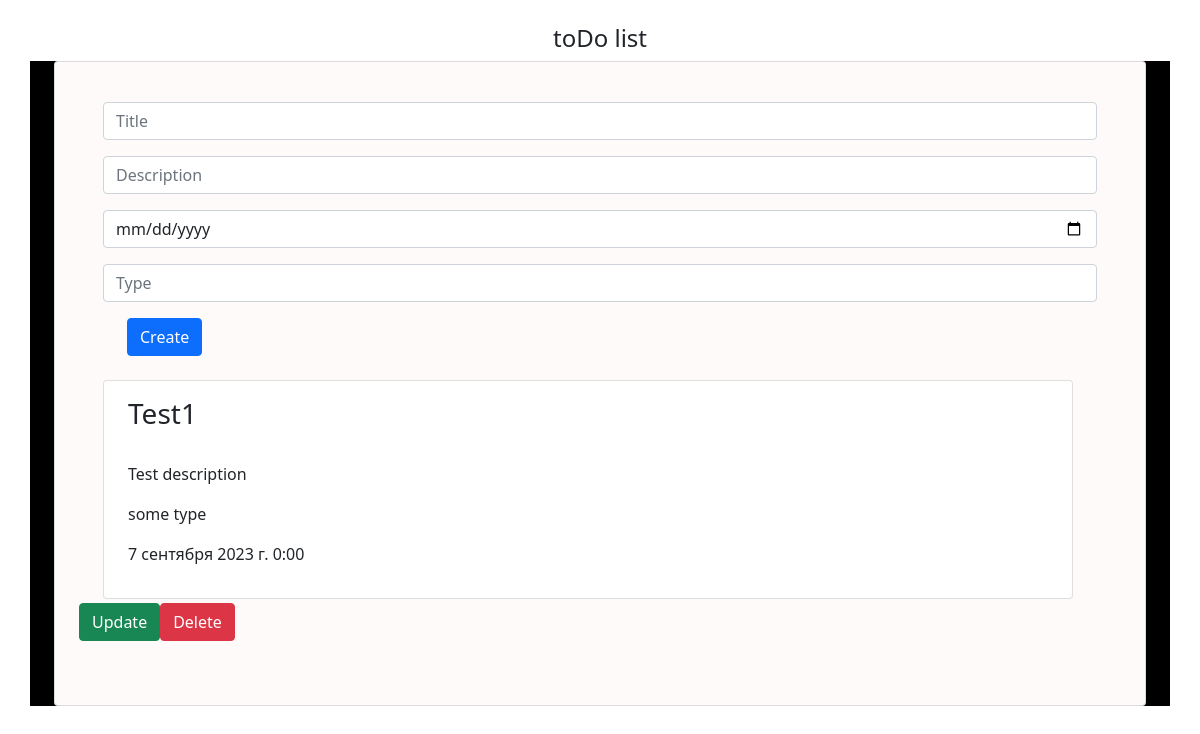
Before: / with the older database file.
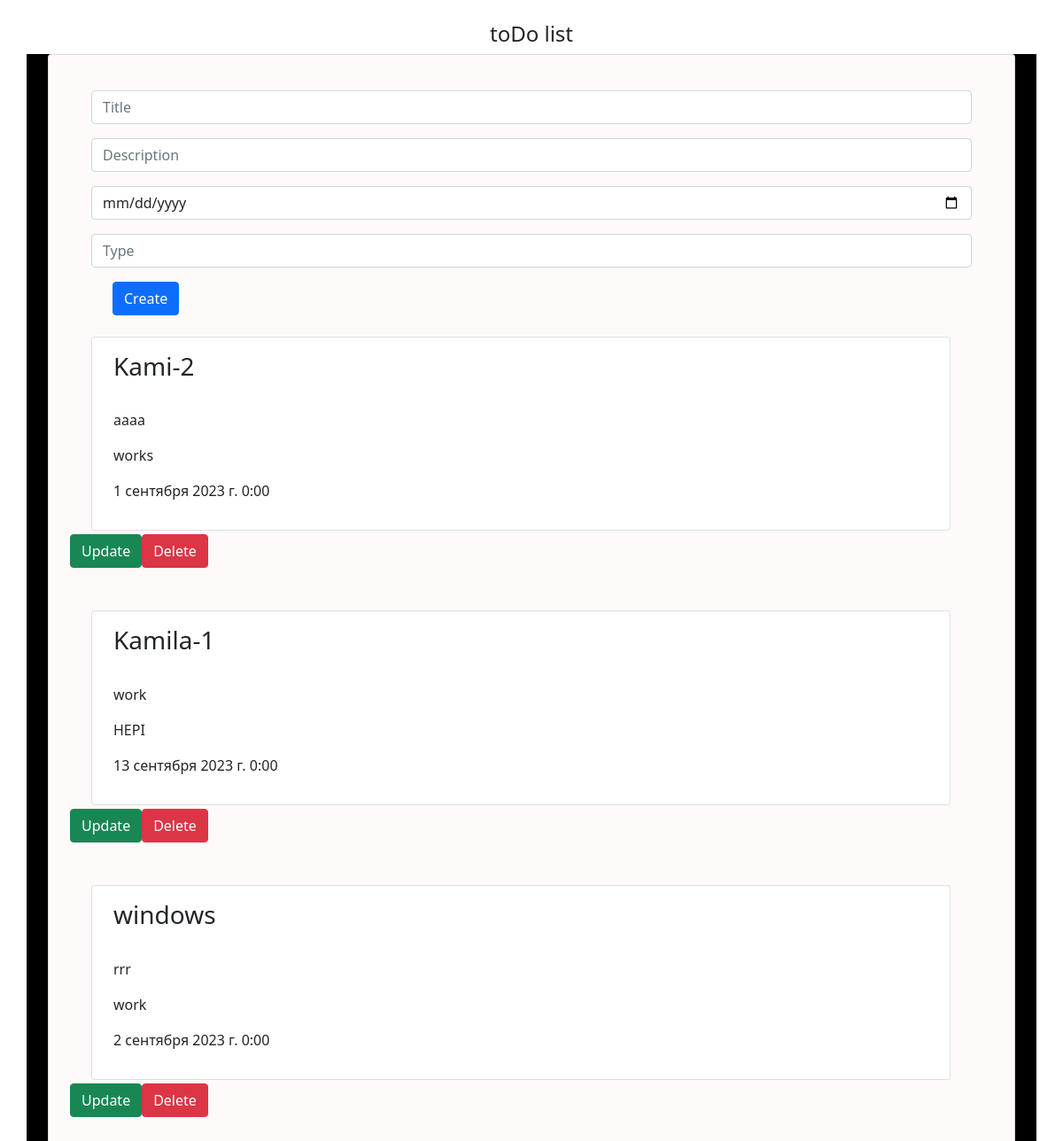
After: the same page with the newer database file.
### tasks/models.py (models this page shows, shortened)
class Task(models.Model):
    CHOICE_TYPE = (
        ('work', 'Work'),
        ('home', 'Home'),
        ('edu', 'Edu')
    )
    title = models.CharField(max_length=150)
    description = models.TextField()
    created_at = models.DateTimeField(auto_created=True)
    type = models.CharField(max_length=25, choices=CHOICE_TYPE)
    is_active = models.BooleanField(default=True)

### tasks/views.py (the view)
# urls.py: path('', get_list, name='list')
def get_list(request):
    if request.method == 'GET':
        tasks = Task.objects.filter(is_active=True).order_by('-id')
        return render(request, 'index.html', {"tasks": tasks})

### tasks/templates/index.html (shortened to what this page needs)
<!DOCTYPE html>
<html lang="en">
<head>
    <link href="https://cdn.jsdelivr.net/npm/bootstrap@5.0.1/dist/css/bootstrap.min.css" rel="stylesheet"
>
</head>
<body>
<br>
<h4 class="card-title" align="center">toDo list</h4>
<div class="page-content page-container" id="page-content">
    <div class="mb-3" align="center">
        <div class="padding">
            <div class="row container d-flex justify-content-center" style="background:black">
                <div class="card px-2" style="background:snow">
                    <div class="card-body">
                        <br>
                        <form method="post" action="{% url 'create' %}" enctype="multipart/form-data">
                            <div class="container">
                                <div class="mb-3">
                                    <input type="text" name="title" class="form-control" id="formGroupExampleInput"
                                           placeholder="Title">
                                </div>
                                <div class="mb-3">
                                    <input type="text" name="description" class="form-control"
                                           id="formGroupExampleInput"
                                           placeholder="Description">
                                </div>
                                <div class="mb-3">
                                    <input type="date" name="created_at" class="form-control" id="formGroupExampleInput"
                                           placeholder="Created_at">
                                </div>
                                <div class="mb-3">
                                    <input type="text" name="type" class="form-control" id="formGroupExampleInput"
                                           placeholder="Type">
                                </div>
                                <div class="container" align="left">
                                    <button type="submit" class="btn btn-primary">Create</button>
                                </div>
                            </div>
                        </form>
                        <br>
                        <div class="mb-3" align="left">
                            {% for task in tasks %}
                            <div class="mb-1">
                                <div class="row container d-flex justify-content-center">
                                    <div class="col-md-15">
                                        <div class="card px-2">
                                            <div class="card-body">
                                                <h3 class="input-helper">{{ task.title }}</h3>
                                                <br>
                                                <p>{{ task.description }}
                                                <p>{{ task.type }}
                                                <p>{{ task.created_at }}
                                            </div>
                                        </div>
                                    </div>
                                </div>
                            </div>
                            <div class="mb-5">
                                <div class='btn-toolbar'>
                                    <a method="post" href="{% url 'update' task.id %}">
                                        <button class="btn btn-success"
                                                type="submit">Update
                                        </button>
                                    </a>
                                    <form method="post"
                                          action="{% url 'delete' task.id %}">
                                        <button class='btn btn-danger' type='submit'>
                                            Delete
                                        </button>
                                    </form>
                                </div>
                            </div>
                            {% endfor %}
                        </div>
                    </div>
                </div>
            </div>
        </div>
    </div>
</div>
</body>
</html>

Changed rows visible on the page:
removed Task: title "Test1", description "Test description", type "some type", created_at "7 сентября 2023 г. 0:00"
added Task: title "Kami-2", description "aaaa", type "works", created_at "1 сентября 2023 г. 0:00"
added Task: title "Kamila-1", description "work", type "HEPI", created_at "13 сентября 2023 г. 0:00"
added Task: title "windows", description "rrr", type "work", created_at "2 сентября 2023 г. 0:00"
